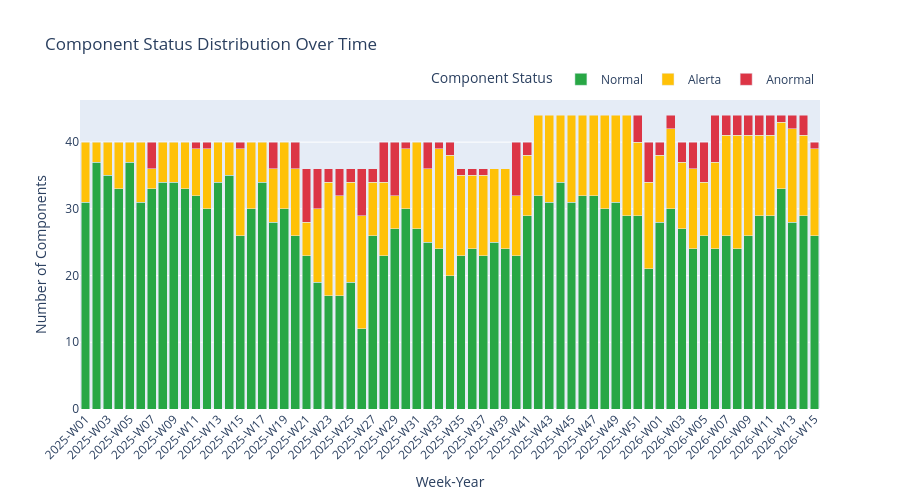

Notebook code cell kept with this figure:
### Code cell
if classified_path.exists():
    # Prepare component data
    classified_df['week_label'] = classified_df.apply(
        lambda x: f"{x['evaluation_year']}-W{x['evaluation_week']:02d}", axis=1
    )
    
    classified_df['sort_key'] = classified_df.apply(
        lambda x: (x['evaluation_year'], x['evaluation_week']), axis=1
    )
    classified_df = classified_df.sort_values('sort_key')
    
    # Component status distribution over time
    component_status_counts = classified_df.groupby(['week_label', 'component_status']).size().reset_index(name='count')
    
    fig_components = px.bar(
        component_status_counts,
        x='week_label',
        y='count',
        color='component_status',
        title='Component Status Distribution Over Time',
        labels={
            'week_label': 'Week-Year',
            'count': 'Number of Components',
            'component_status': 'Component Status'
        },
        color_discrete_map=status_colors,
        category_orders={'component_status': ['Normal', 'Alerta', 'Anormal', 'InsufficientData']},
        barmode='stack',
        height=500
    )
    
    fig_components.update_layout(
        xaxis_tickangle=-45,
        font=dict(size=12),
        legend=dict(orientation="h", yanchor="bottom", y=1.02, xanchor="right", x=1)
    )
    
    fig_components.show()
    print("✓ Component status trend chart created")

### Figure 1 — Plotly figure (JSON) as saved in the notebook; plotly's stock layout.template omitted (floating-point values rounded to 4 significant figures)
{"data": [{"hovertemplate": "Component Status=Normal<br>Week-Year=%{x}<br>Number of Components=%{y}<extra></extra>", "legendgroup": "Normal", "marker": {"color": "#28a745", "pattern": {"shape": ""}}, "name": "Normal", "orientation": "v", "showlegend": true, "textposition": "auto", "type": "bar", "x": ["2025-W01", "2025-W02", "2025-W03", "2025-W04", "2025-W05", "2025-W06", "2025-W07", "2025-W08", "2025-W09", "2025-W10", "2025-W11", "2025-W12", "2025-W13", "2025-W14", "2025-W15", "2025-W16", "2025-W17", "2025-W18", "2025-W19", "2025-W20", "2025-W21", "2025-W22", "2025-W23", "2025-W24", "2025-W25", "2025-W26", "2025-W27", "2025-W28", "2025-W29", "2025-W30", "2025-W31", "2025-W32", "2025-W33", "2025-W34", "2025-W35", "2025-W36", "2025-W37", "2025-W38", "2025-W39", "2025-W40", "2025-W41", "2025-W42", "2025-W43", "2025-W44", "2025-W45", "2025-W46", "2025-W47", "2025-W48", "2025-W49", "2025-W50", "2025-W51", "2025-W52", "2026-W01", "2026-W02", "2026-W03", "2026-W04", "2026-W05", "2026-W06", "2026-W07", "2026-W08", "2026-W09", "2026-W10", "2026-W11", "2026-W12", "2026-W13", "2026-W14", "2026-W15"], "xaxis": "x", "y": [31, 37, 35, 33, 37, 31, 33, 34, 34, 33, 32, 30, 34, 35, 26, 30, 34, 28, 30, 26, 23, 19, 17, 17, 19, 12, 26, 23, 27, 30, 27, 25, 24, 20, 23, 24, 23, 25, 24, 23, 29, 32, 31, 34, 31, 32, 32, 30, 31, 29, 29, 21, 28, 30, 27, 24, 26, 24, 26, 24, 26, 29, 29, 33, 28, 29, 26], "yaxis": "y"}, {"hovertemplate": "Component Status=Alerta<br>Week-Year=%{x}<br>Number of Components=%{y}<extra></extra>", "legendgroup": "Alerta", "marker": {"color": "#ffc107", "pattern": {"shape": ""}}, "name": "Alerta", "orientation": "v", "showlegend": true, "textposition": "auto", "type": "bar", "x": ["2025-W01", "2025-W02", "2025-W03", "2025-W04", "2025-W05", "2025-W06", "2025-W07", "2025-W08", "2025-W09", "2025-W10", "2025-W11", "2025-W12", "2025-W13", "2025-W14", "2025-W15", "2025-W16", "2025-W17", "2025-W18", "2025-W19", "2025-W20", "2025-W21", "2025-W22", "2025-W23", "2025-W24", "2025-W25", "2025-W26", "2025-W27", "2025-W28", "2025-W29", "2025-W30", "2025-W31", "2025-W32", "2025-W33", "2025-W34", "2025-W35", "2025-W36", "2025-W37", "2025-W38", "2025-W39", "2025-W40", "2025-W41", "2025-W42", "2025-W43", "2025-W44", "2025-W45", "2025-W46", "2025-W47", "2025-W48", "2025-W49", "2025-W50", "2025-W51", "2025-W52", "2026-W01", "2026-W02", "2026-W03", "2026-W04", "2026-W05", "2026-W06", "2026-W07", "2026-W08", "2026-W09", "2026-W10", "2026-W11", "2026-W12", "2026-W13", "2026-W14", "2026-W15"], "xaxis": "x", "y": [9, 3, 5, 7, 3, 9, 3, 6, 6, 7, 7, 9, 6, 5, 13, 10, 6, 8, 10, 10, 5, 11, 17, 15, 15, 17, 8, 11, 5, 9, 13, 11, 15, 18, 12, 11, 12, 11, 12, 9, 9, 12, 13, 10, 13, 12, 12, 14, 13, 15, 11, 13, 10, 12, 10, 12, 8, 13, 15, 17, 15, 12, 12, 10, 14, 12, 13], "yaxis": "y"}, {"hovertemplate": "Component Status=Anormal<br>Week-Year=%{x}<br>Number of Components=%{y}<extra></extra>", "legendgroup": "Anormal", "marker": {"color": "#dc3545", "pattern": {"shape": ""}}, "name": "Anormal", "orientation": "v", "showlegend": true, "textposition": "auto", "type": "bar", "x": ["2025-W07", "2025-W11", "2025-W12", "2025-W15", "2025-W18", "2025-W20", "2025-W21", "2025-W22", "2025-W23", "2025-W24", "2025-W25", "2025-W26", "2025-W27", "2025-W28", "2025-W29", "2025-W30", "2025-W32", "2025-W33", "2025-W34", "2025-W35", "2025-W36", "2025-W37", "2025-W40", "2025-W41", "2025-W51", "2025-W52", "2026-W01", "2026-W02", "2026-W03", "2026-W04", "2026-W05", "2026-W06", "2026-W07", "2026-W08", "2026-W09", "2026-W10", "2026-W11", "2026-W12", "2026-W13", "2026-W14", "2026-W15"], "xaxis": "x", "y": [4, 1, 1, 1, 4, 4, 8, 6, 2, 4, 2, 7, 2, 6, 8, 1, 4, 1, 2, 1, 1, 1, 8, 2, 4, 6, 2, 2, 3, 4, 6, 7, 3, 3, 3, 3, 3, 1, 2, 3, 1], "yaxis": "y"}], "layout": {"barmode": "stack", "font": {"size": 12}, "height": 500, "legend": {"orientation": "h", "title": {"text": "Component Status"}, "tracegroupgap": 0, "x": 1, "xanchor": "right", "y": 1.02, "yanchor": "bottom"}, "title": {"text": "Component Status Distribution Over Time"}, "xaxis": {"anchor": "y", "domain": [0, 1], "tickangle": -45, "title": {"text": "Week-Year"}}, "yaxis": {"anchor": "x", "domain": [0, 1], "title": {"text": "Number of Components"}}}}
